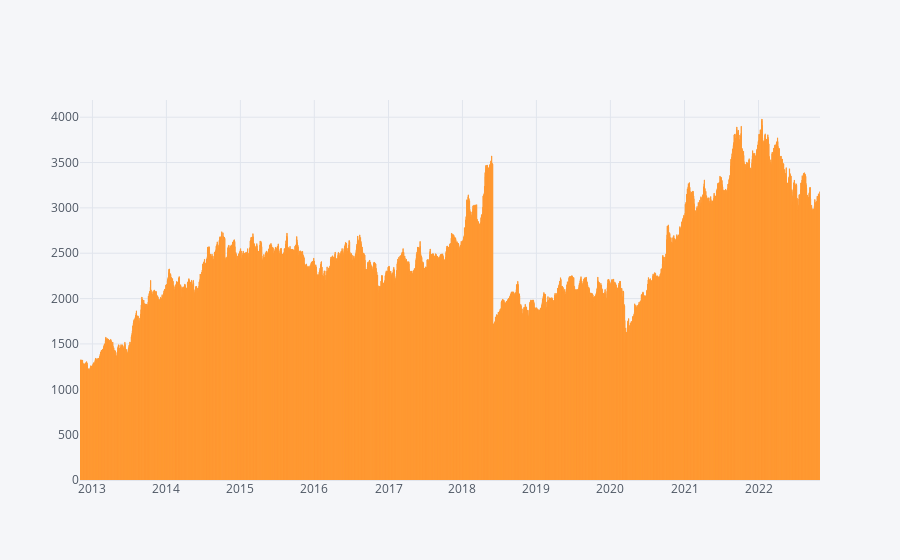

The notebook cell saved with this chart:
### Markdown cell above
## TCS low prices

### Code cell
df_low=pd.DataFrame()
df_low["TCS"]=df.Low
# Making Date as a Index 
df_low["Date"]=df.Date
df_low=df_low.set_index("Date")
df_low.iplot(kind="bar")

### Figure 1 — Plotly figure (JSON) as saved in the notebook; plotly's stock layout.template omitted (floating-point values rounded to 4 significant figures; data arrays with more than 128 entries replaced by an {"elided": "..."} marker saying what was removed)
{"data": [{"marker": {"color": "rgba(255, 153, 51, 0.6)", "line": {"color": "rgba(255, 153, 51, 1.0)", "width": 1}}, "name": "TCS", "orientation": "v", "text": "", "type": "bar", "x": {"elided": "2473 str values"}, "y": {"elided": "2473 float values"}}], "layout": {"legend": {"bgcolor": "#F5F6F9", "font": {"color": "#4D5663"}}, "paper_bgcolor": "#F5F6F9", "plot_bgcolor": "#F5F6F9", "title": {"font": {"color": "#4D5663"}}, "xaxis": {"gridcolor": "#E1E5ED", "showgrid": true, "tickfont": {"color": "#4D5663"}, "title": {"font": {"color": "#4D5663"}, "text": ""}, "zerolinecolor": "#E1E5ED"}, "yaxis": {"gridcolor": "#E1E5ED", "showgrid": true, "tickfont": {"color": "#4D5663"}, "title": {"font": {"color": "#4D5663"}, "text": ""}, "zerolinecolor": "#E1E5ED"}}}
